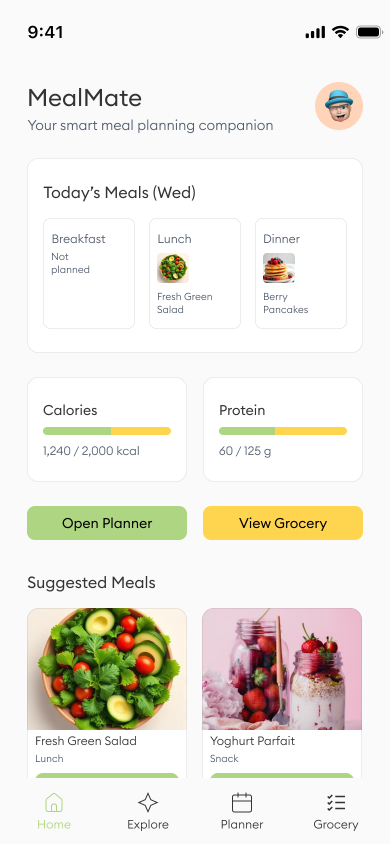
#> input picture Alex.png, 780 x 1688 px (shown at 1/2 size)
$ python Pillowz.py
#> lines starting #> are read from the running program, lines starting #| are printed output that depends on the picture
from PIL import Image, ImageFilter, ImageEnhance
# Open an image file
image = Image.open('Alex.png')
#> image is the input picture: PIL image 780x1688 RGBA; mean R, G, B, A 236.4, 233.5, 225.8, 255
print("Original Image Size:", image.size)
#| Original Image Size: (780, 1688)

# Resize the image
resized_image = image.resize((300, 300))
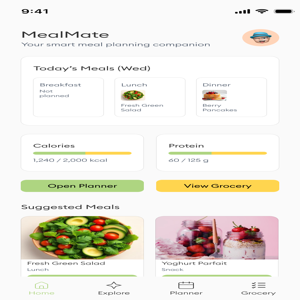
#> resized_image: PIL image 300x300 RGBA; mean R, G, B, A 236.3, 233.4, 225.7, 255
resized_image.save('Alex_resized.png')
print("Resized Image Size:", resized_image.size)
#| Resized Image Size: (300, 300)

# Display the image
resized_image.show()

# Rotate the image
rotated_image = image.rotate(45)
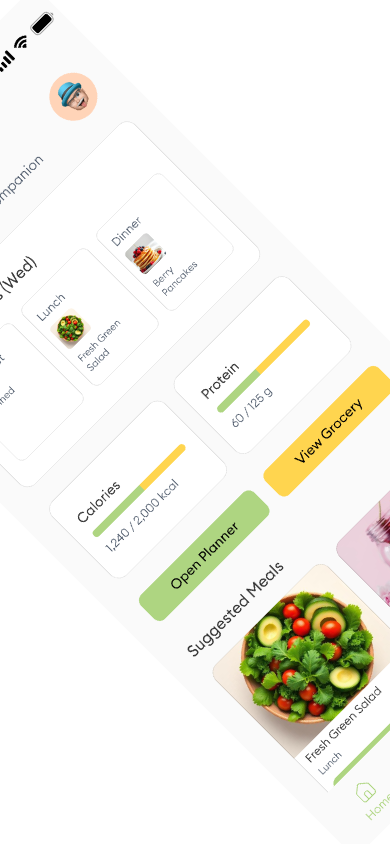
#> rotated_image: PIL image 780x1688 RGBA (shown at 1/2 size); mean R, G, B, A 152.2, 151.5, 143.7, 164.5; transparent parts drawn white
rotated_image.save('Alex_rotated.png')
rotated_image.show()

$ run again, with sales_data.png copied over Alex.png
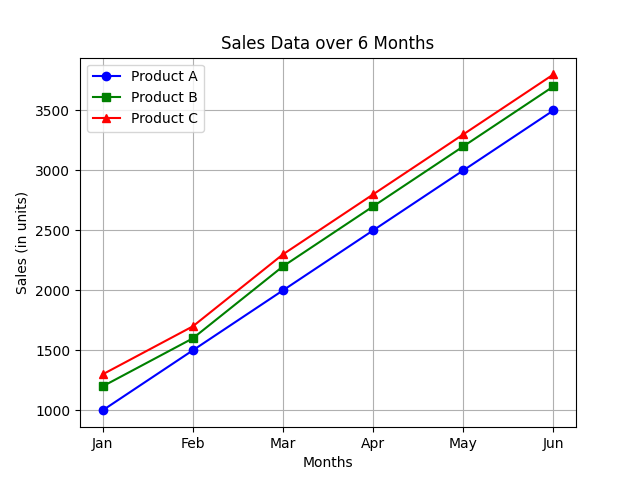
#> input picture sales_data.png, 640 x 480 px
#> image is the input picture: PIL image 640x480 RGBA; mean R, G, B, A 246.8, 246.3, 246.9, 255
#| Original Image Size: (640, 480)
#> `resized_image = image.resize((300, 300))`:
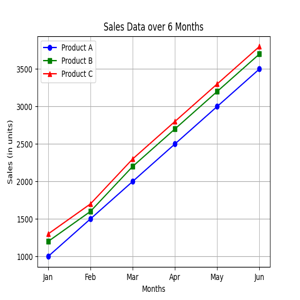
#> resized_image: PIL image 300x300 RGBA; mean R, G, B, A 246.5, 246, 246.6, 255
#| Resized Image Size: (300, 300)
#> `rotated_image = image.rotate(45)`:
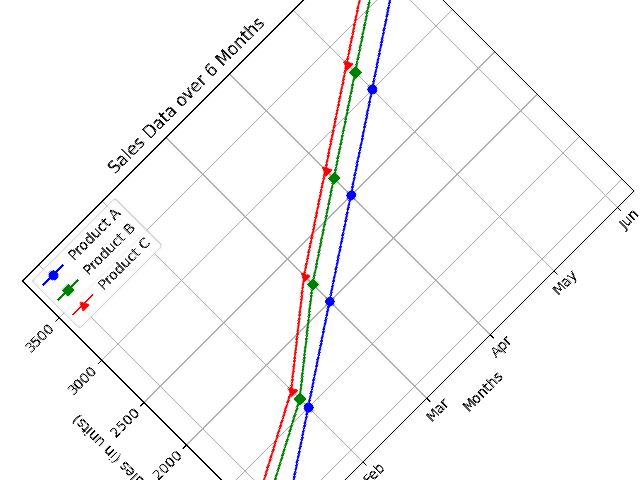
#> rotated_image: PIL image 640x480 RGBA; mean R, G, B, A 198, 197.5, 198, 205; transparent parts drawn white
